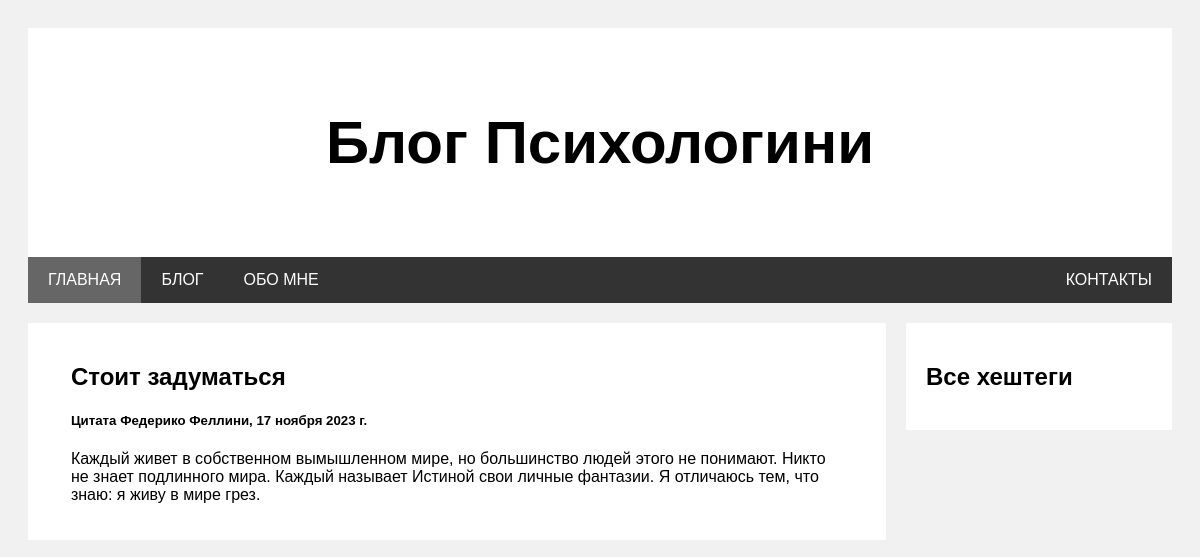
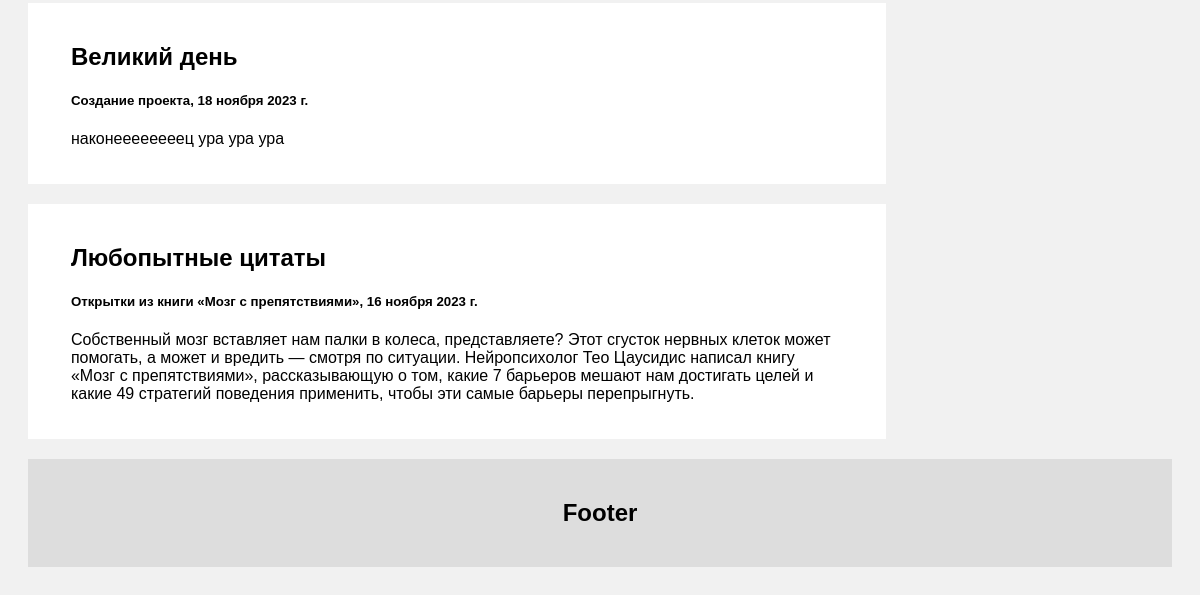
The app's page /, older data (2 pictures, top to bottom).
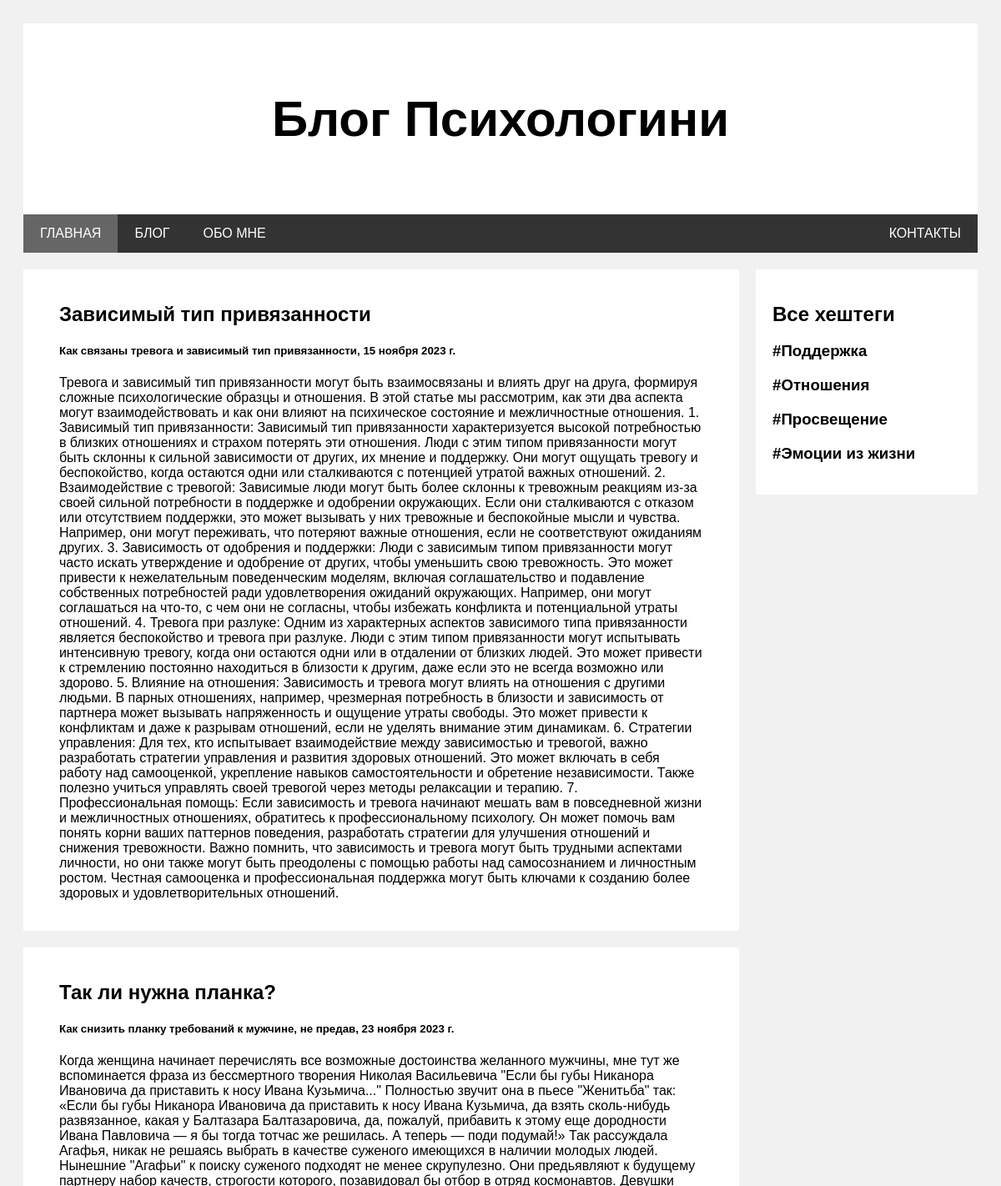
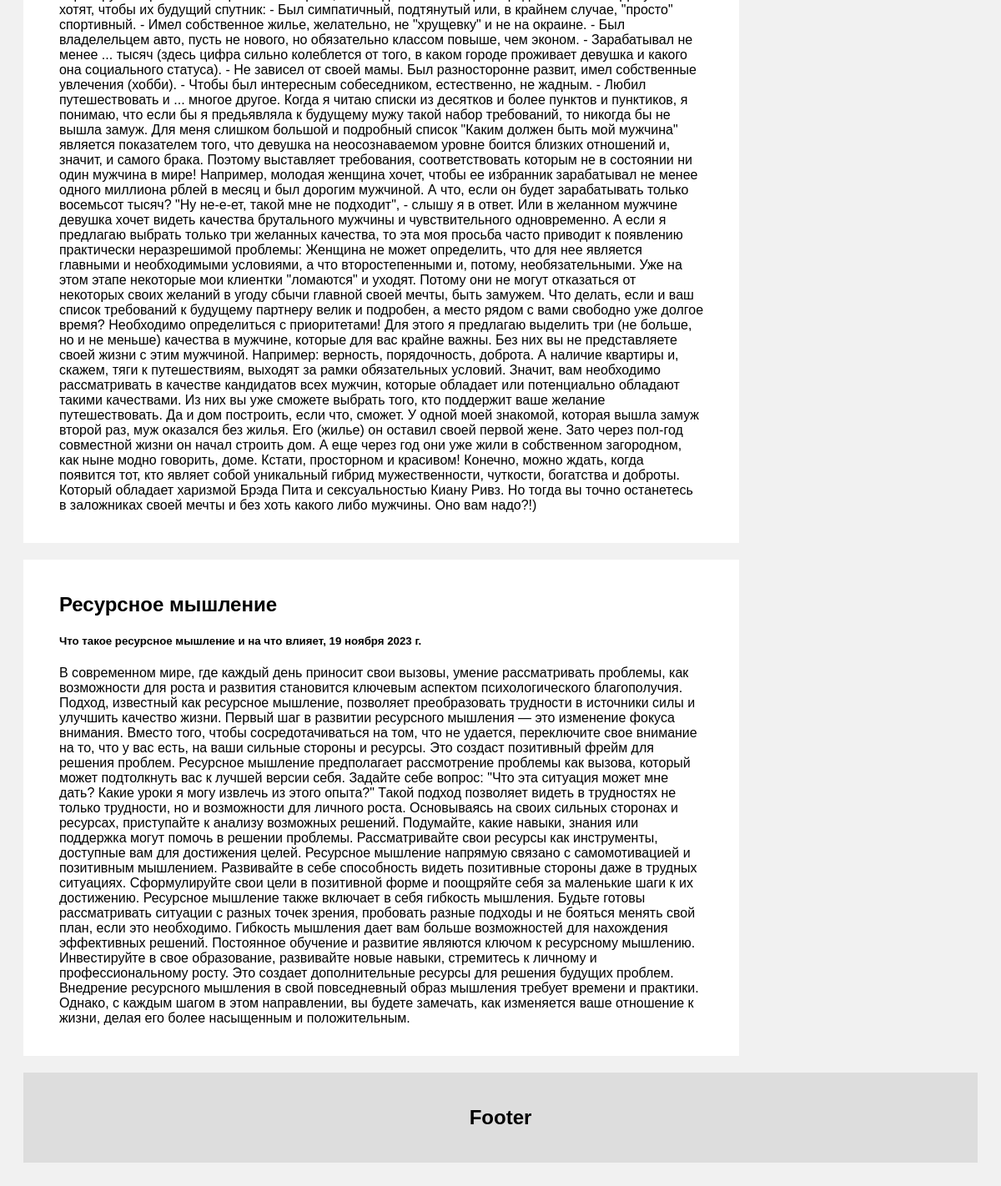
The same page, newer data (2 pictures, top to bottom).
### blog/models.py (models this page shows, shortened)
class Post(models.Model):
    title = models.CharField(max_length=30, verbose_name="Название")
    description = models.CharField(max_length=50, verbose_name="Описание")
    date = models.DateField(verbose_name="Дата")
    content = models.TextField(verbose_name="Контент")
    hashtag = models.ManyToManyField(Hashtag, verbose_name="Хештег", blank=True)
    image = models.FileField(
        upload_to="jpeg", verbose_name="Изображение", blank=True, null=True
    )
    slug = models.SlugField(null=False, db_index=True)
    def get_url(self):
        return reverse("post_details", args=[self.slug])

class Hashtag(models.Model):
    title = models.CharField(max_length=20, verbose_name="Хештег")
    slug = models.SlugField(null=False, db_index=True)
    def get_url(self):
        return reverse("hashtag_details", args=[self.slug])

### blog/views.py (the view)
# urls.py: path("", views.main_page, name="main_page"),
def main_page(request):
    posts = list(Post.objects.order_by("-date"))
    context = {"posts": sample(posts, 3)}
    return render(request, "blog/main_page.html", context)

### context_processors/get_hashtags.py (called while the page is built)
def get_hashtags(request):
    return {"hashtags": Hashtag.objects.all()}

### blog/templates/blog/main_page.html
{% extends 'base.html' %}
{% block content %}
    <div class="leftcolumn">
        {% for sign_post in posts %}
            <div class="card">
                <a href="{{ sign_post.get_url }}"><h2>{{ sign_post.title }}</h2></a>
                <h5>{{ sign_post.description }}, {{ sign_post.date }}</h5>
                <p>{{ sign_post.content }}</p>
            </div>
        {% endfor %}
    </div>
{% endblock %}

### templates/base.html (shortened to what this page needs)
{% load static %}
<!DOCTYPE html>
<html>
<head>
    <link rel="stylesheet" href="{% static 'css/base.css' %}">
</head>
<body>
{% include 'includes/header.html' %}
{% include 'includes/navbar.html' %}
<div class="row">
    {% block content %}
    {% endblock %}
    {% include 'includes/right_column.html' %}
</div>
{% include 'includes/footer.html' %}
</body>
</html>

### templates/includes/header.html
<div class="header">
    <h2>Блог Психологини</h2>
</div>

### templates/includes/navbar.html
<div class="navbar">
  <a href="{% url 'main_page' %}" class="active">ГЛАВНАЯ</a>
  <a href="{% url 'all_posts' %}">БЛОГ</a>
  <a href="#">ОБО МНЕ</a>
  <a href="#" class="right">КОНТАКТЫ</a>
</div>

### templates/includes/right_column.html
<div class="rightcolumn">
    <div class="card">
        <h2>Все хештеги</h2>
        <ul>
            {% for hashtag in hashtags%}
                <li><a href="{{ hashtag.get_url }}"><h3>#{{ hashtag.title }}</h3></a></li>
            {% endfor %}
        </ul>
    </div>
</div>

### templates/includes/footer.html
<div class="footer">
    <h2>Footer</h2>
</div>

### static/css/base.css (style rules this page uses)
* { box-sizing: border-box; }
body { font-family: Arial; padding: 20px; background: #f1f1f1; }
.header { padding: 30px; font-size: 40px; text-align: center; background: white; }
.leftcolumn { float: left; width: 75%; }
.rightcolumn { float: left; width: 25%; padding-left: 20px; }
.card { background-color: white; padding: 20px; margin-top: 20px; }
.leftcolumn .card { padding: 20px 5% 20px 5%; }
.row:after { content: ""; display: table; clear: both; }
.footer { padding: 20px; text-align: center; background: #ddd; margin-top: 20px; }
.navbar { overflow: hidden; background-color: #333; position: sticky; top: 0; }
.navbar a { float: left; display: block; color: white; text-align: center; padding: 14px 20px; text-decoration: none; }
.navbar a.right { float: right; }
.navbar a.active { background-color: #666; color: white; }
a { color: black; text-decoration: none; }
li { list-style-type: none; }
ul { padding-left: 0; }

Row changes from the older to the newer data that the page shows:
removed Post: title "Стоит задуматься", description "Цитата Федерико Феллини", date "17 ноября 2023 г.", content "Каждый живет в собственном вымышленном мире, но большинство людей этого не понимают. Никто не знает подлинного мира. Каждый называет Истиной свои личные фантазии. Я отличаюсь тем, что знаю: я живу в мире грез."
removed Post: title "Великий день", description "Создание проекта", date "18 ноября 2023 г.", content "наконеееееееец ура ура ура"
removed Post: title "Любопытные цитаты", description "Открытки из книги «Мозг с препятствиями»", date "16 ноября 2023 г.", content "Собственный мозг вставляет нам палки в колеса, представляете? Этот сгусток нервных клеток может помогать, а может и вредить — смотря по ситуации. Нейропсихолог Тео Цаусидис написал книгу «Мозг с препятствиями», рассказывающую о том, какие 7 барьеров мешают нам достигать целей и какие 49 стратегий поведения применить, чтобы эти самые барьеры перепрыгнуть."
added Post: title "Зависимый тип привязанности", description "Как связаны тревога и зависимый тип привязанности", date "15 ноября 2023 г.", content "Тревога и зависимый тип привязанности могут быть взаимосвязаны и влиять друг на друга, формируя сложные психологические образцы и отношения. В этой статье мы рассмотрим, как эти два аспекта могут взаимодействовать и как они влияют на психическое состояние и межличностные отношения. 1. Зависимый тип привязанности: Зависимый тип привязанности характеризуется высокой потребностью в близких отношениях и страхом потерять эти отношения. Люди с этим типом привязанности могут быть склонны к сильной зависимости от других, их мнение и поддержку. Они могут ощущать тревогу и беспокойство, когда остаются одни или сталкиваются с потенцией утратой важных отношений. 2. Взаимодействие с тревогой: Зависимые…"
added Post: title "Так ли нужна планка?", description "Как снизить планку требований к мужчине, не предав", date "23 ноября 2023 г.", content "Когда женщина начинает перечислять все возможные достоинства желанного мужчины, мне тут же вспоминается фраза из бессмертного творения Николая Васильевича \"Если бы губы Никанора Ивановича да приставить к носу Ивана Кузьмича...\" Полностью звучит она в пьесе \"Женитьба\" так: «Если бы губы Никанора Ивановича да приставить к носу Ивана Кузьмича, да взять сколь-нибудь развязанное, какая у Балтазара Балтазаровича, да, пожалуй, прибавить к этому еще дородности Ивана Павловича — я бы тогда тотчас же решилась. А теперь — поди подумай!» Так рассуждала Агафья, никак не решаясь выбрать в качестве суженого имеющихся в наличии молодых людей. Нынешние \"Агафьи\" к поиску суженого подходят не менее…"
added Post: title "Ресурсное мышление", description "Что такое ресурсное мышление и на что влияет", date "19 ноября 2023 г.", content "В современном мире, где каждый день приносит свои вызовы, умение рассматривать проблемы, как возможности для роста и развития становится ключевым аспектом психологического благополучия. Подход, известный как ресурсное мышление, позволяет преобразовать трудности в источники силы и улучшить качество жизни. Первый шаг в развитии ресурсного мышления — это изменение фокуса внимания. Вместо того, чтобы сосредотачиваться на том, что не удается, переключите свое внимание на то, что у вас есть, на ваши сильные стороны и ресурсы. Это создаст позитивный фрейм для решения проблем. Ресурсное мышление предполагает рассмотрение проблемы как вызова, который может подтолкнуть вас к лучшей версии себя.…"
added Hashtag: title "Поддержка"
added Hashtag: title "Отношения"
added Hashtag: title "Просвещение"
added Hashtag: title "Эмоции из жизни"
